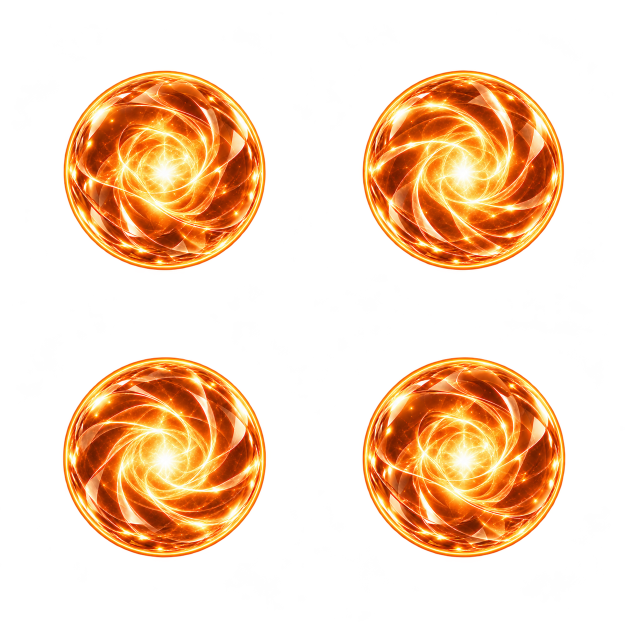
#> input picture Transcrinator/source/assets/hud-orange/atlases/core-loop-v1.png, 1254 x 1254 px, found by its file name (shown at 1/2 size); its folder holds only this picture in this run
$ python export_hub_frames.py
#> lines starting #> are read from the running program, lines starting #| are printed output that depends on the picture
"""Export generated production atlases as aligned, small transparent PNG resources."""
import json
from pathlib import Path

from PIL import Image


def main():
    root = Path("assets/hud-orange")
    output = root / "frames"
    output.mkdir(exist_ok=True)
    exports = []
    for family, span in (("core", 192), ("orbit", 210), ("flare", 224)):
        path = root / "atlases" / f"{family}-loop-v1.png"
        with Image.open(path) as original:
#> original is the input picture: PIL image 1254x1254 RGBA; mean R, G, B, A 77, 45.5, 18.3, 81.4
            atlas = original.convert("RGBA")
        width, height = atlas.width // 2, atlas.height // 2
#> width = 627; height = 627
        for index in range(4):
            x, y = (index % 2) * width, (index // 2) * height
            cell = atlas.crop((x, y, x + width, y + height))
            bounds = cell.getchannel("A").point(lambda alpha: 255 if alpha >= 128 else 0).getbbox()
            if not bounds:
                raise RuntimeError(f"Empty animation cell: {family} {index}")
            left, top, right, bottom = bounds
            scale = span / max(right - left, bottom - top)
            resized = cell.resize((round(width * scale), round(height * scale)), Image.Resampling.LANCZOS)
            origin = (round(128 - (left + right) / 2 * scale),
                      round(128 - (top + bottom) / 2 * scale))
            frame = Image.new("RGBA", (256, 256), (0, 0, 0, 0))
            frame.paste(resized, origin)
            target = output / f"{family}-{index:02}.png"
            frame.save(target, optimize=True)
            exports.append({"file": target.as_posix(), "atlas": path.as_posix(),
                            "source_cell": [x, y, width, height], "alignment_bounds": bounds,
                            "scale": scale, "origin": origin, "size": [256, 256],
                            "bytes": target.stat().st_size})
#> this loop made 1 pass
#> (left, top, right, bottom, scale, origin) on pass 1: (127, 142, 531, 540, 0.475, (-28, -34))
#> pass 1, in main, `cell = atlas.crop((x, y, x + width, y + height))`:
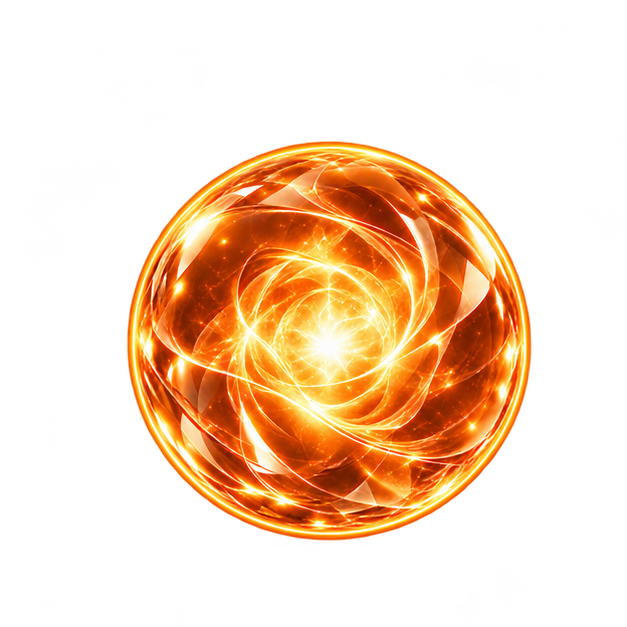
#> cell: PIL image 627x627 RGBA; mean R, G, B, A 76.5, 44.8, 17.5, 81.1; transparent parts drawn white
#> pass 1, in main, `resized = cell.resize((round(width * scale), round(height * scale)), I..`:
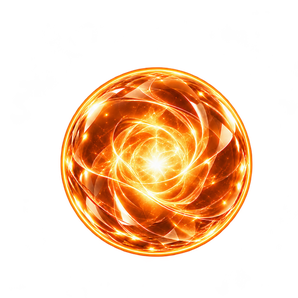
#> resized: PIL image 298x298 RGBA; mean R, G, B, A 76.5, 44.3, 17.4, 81.2; transparent parts drawn white
#> pass 1, in main, `frame.save(target, optimize=True)`:
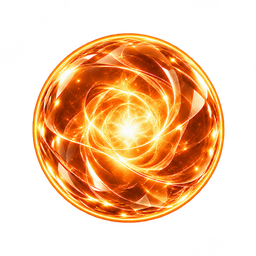
#> saved as core-00.png: PIL image 256x256 RGBA; mean R, G, B, A 103.6, 60, 23.6, 110; transparent parts drawn white
#> after the loop, exports = []
    (root / "atlases/frame-export.json").write_text(
        json.dumps({"operation": "cell extraction, recentering and size normalization only",
                    "artwork_generator": "built-in image_gen", "exports": exports}, indent=2),
        encoding="utf-8",
    )
    print(json.dumps({"png_frames": len(exports), "bytes": sum(row["bytes"] for row in exports)}))


if __name__ == "__main__":
#> (the run stopped early here; a loop or call above may not have finished)
